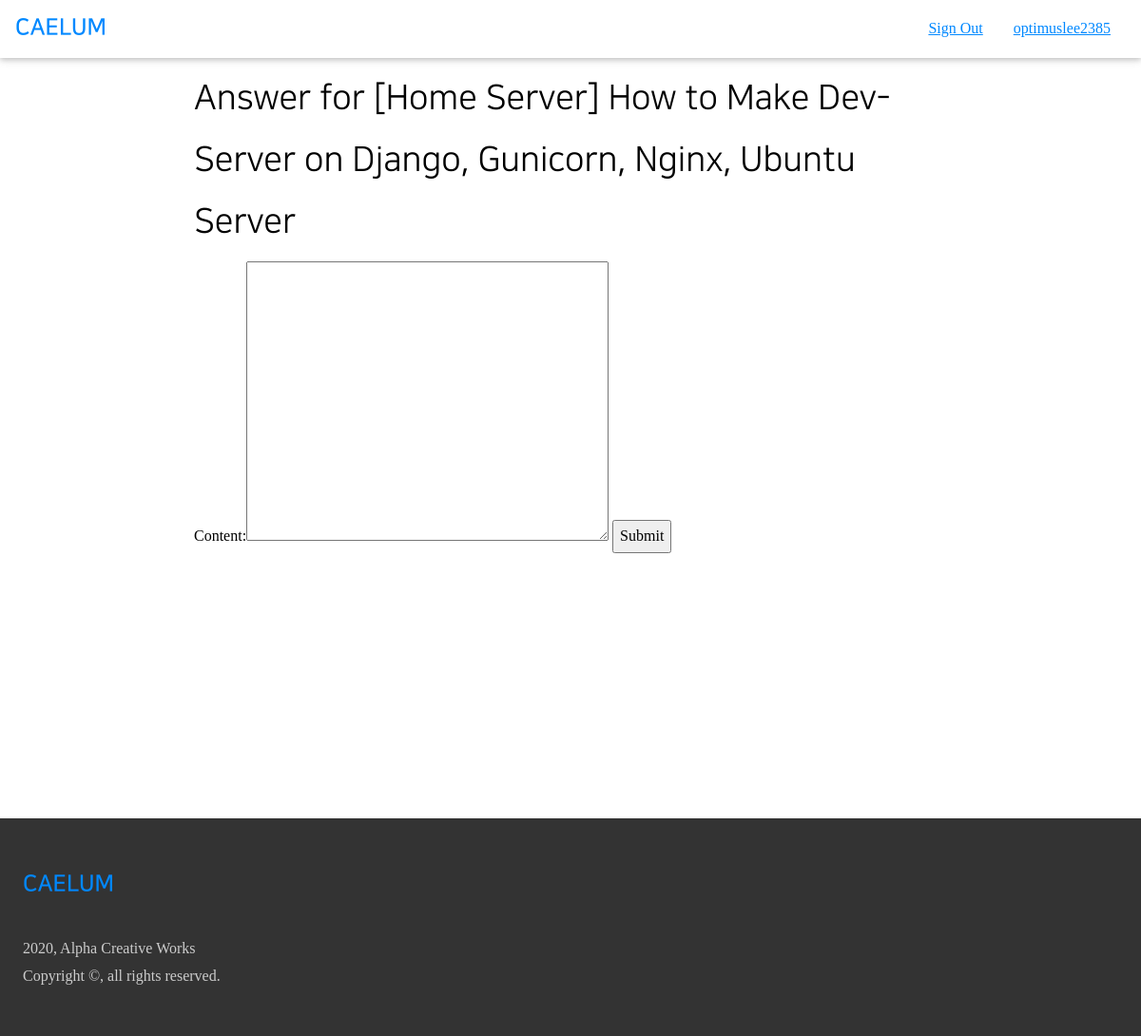
/answer/1/ (signed in), run on the app's committed database.
### accounts/models.py (models this page shows, shortened)
class User(AbstractBaseUser):
    email = models.EmailField(
        max_length=255,
        unique=True,
    )
    portal_id = models.CharField(
        max_length=10,
        unique=True,
        null=True,
    )
    name = models.CharField(
        max_length=30,
        null=True,
    )
    dept_major = models.CharField(
        max_length=50,
        null=True,
    )
    username = models.SlugField(
        max_length=30,
        null=True,
        unique=True,
    )
    reputation = models.IntegerField(
        blank=False,
        null=False,
        default=0,
    )
    is_email_verified = models.BooleanField(default=False)
    is_active = models.BooleanField(default=True)
    is_admin = models.BooleanField(default=False)
    objects = UserManager()
    USERNAME_FIELD = 'email'
    REQUIRED_FIELD = [
    ]

### air/models.py (models this page shows, shortened)
class Article(models.Model):
    author = models.ForeignKey(
        User,
        on_delete=models.CASCADE,
    )
    content = MarkdownxField()
    tags = TaggableManager(
        blank=True,
    )
    date_created = models.DateTimeField(
        auto_now_add=True,
    )
    hit_count = models.IntegerField(
        default=0,
    )
    is_answer = models.BooleanField(
        default=False,
    )
    parent = models.ForeignKey(
        'self',
        blank=True,
        null=True,
        on_delete=models.CASCADE,
        related_name='answers',
    )
    accepted = models.BooleanField(
        default=False,
    )
    def get_title(self):
        return self.content.split('\n')[0].replace('#', '').strip()
    class Meta:
        ordering = ['-date_created']

### air/views.py (the view)
# urls.py: path('answer/<int:pk>/', views.answer, name='answer'),
@login_required
def answer(request, pk):
    user = request.user
    question = Article.objects.get(pk=pk)
    if request.method == 'POST':
        form = ArticleCreationForm(
            request.POST,
            author=user,
            is_answer=True,
            parent=question,
        )
        if form.is_valid():
            article = form.save()
            return redirect('air:article', pk=article.pk)
    elif request.method == 'GET':
        form = ArticleCreationForm()
        context = {
            'user': user,
            'form': form,
            'question': question,  # nec?
        }
        return render(request, 'air/answer.html', context)

### air/forms.py (shortened to what this page needs)
class ArticleCreationForm(forms.ModelForm):
    def __init__(self, data=None, files=None, auto_id='id_%s', prefix=None, initial=None, error_class=ErrorList, label_suffix=None, empty_permitted=False, instance=None, use_required_attribute=None, renderer=None, author=None, is_answer=None, parent=None):
        super().__init__(data=data, files=files, auto_id=auto_id, prefix=prefix, initial=initial, error_class=error_class, label_suffix=label_suffix, empty_permitted=empty_permitted, instance=instance, use_required_attribute=use_required_attribute, renderer=renderer)
        self.author = author
        self.is_answer = is_answer
        self.parent = parent
    class Meta:
        model = Article
        fields = ('content', 'tags',)

### air/templates/air/answer.html (shortened to what this page needs)
{% extends 'air/account_widget.html' %}
{% load markdown_extras %}
{% block content %}
<div class=" acw3-container acw3-max-width-840 acw3-min-height-100">
    <div>
        <h1>Answer for {{ question.get_title }}</h1>
    </div>
    <form method="POST">
        {{ form }}
        <input type="submit" value="Submit" />
    </form>
</div>
{% endblock %}

### air/templates/air/account_widget.html (shortened to what this page needs)
{% extends 'common/base.html' %}
{% block account %}
<a href="{% url 'accounts:sign_out' %}" class=" acw3-bar-item">
    Sign Out
</a>
<a href="{% url 'accounts:account_manage' %}" class=" acw3-bar-item">
    {{ user.username }}
</a>
{% endblock %}

### static/common/acw3_pro.css (style rules this page uses)
html { box-sizing: border-box }
*, *:before, *:after { box-sizing: inherit }
html { -ms-text-size-adjust: 100%; -webkit-text-size-adjust: 100% }
body { margin: 0 }
a { background-color: transparent }
button, input, select, textarea, optgroup { font: inherit; margin: 0 }
button, input { overflow: visible }
button, [type=button], [type=reset], [type=submit] { -webkit-appearance: button }
textarea { overflow: auto }
html, body { font-family: Verdana, sans-serif; font-size: 16px; line-height: 1.5 }
html { overflow-x: hidden }
h1 { font-size: 36px }
h1, h2, h3, h4, h5, h6 { font-family: "Segoe UI", Arial, sans-serif; font-weight: 400; margin: 10px 0 }
a { color: inherit }
.acw3-bar .acw3-bar-item { padding: 8px 16px; float: left; width: auto; border: none; display: block; outline: 0 }
.acw3-container:after, .acw3-container:before, .acw3-panel:after, .acw3-panel:before, .acw3-row:after, .acw3-row:before, .acw3-row-padding:after, .acw3-row-padding:before, .acw3-cell-row:before, .acw3-cell-row:after, .acw3-clear:after, .acw3-clear:before, .acw3-bar:before, .acw3-bar:after { content: ""; display: table; clear: both }
.acw3-container, .acw3-panel { padding: 0.01em 24px }

### static/common/axw3.css (style rules this page uses)
body, html { height: 100%; line-height: 1.8; padding: 0; margin: 0; font-family: "NBG"; }
h1, h2, h3, h4, h5, h6 { font-family: "NS"; color: #000000; }
a { cursor: pointer; }
.acw3-max-width-840 { max-width: 840px; margin: auto; }
.acw3-min-height-100 { min-height: 100vh; }

### data on the page
User: username "optimuslee2385"
Article: get_title "[Home Server] How to Make Dev-Server on Django, Gunicorn, Nginx, Ubuntu Server"
